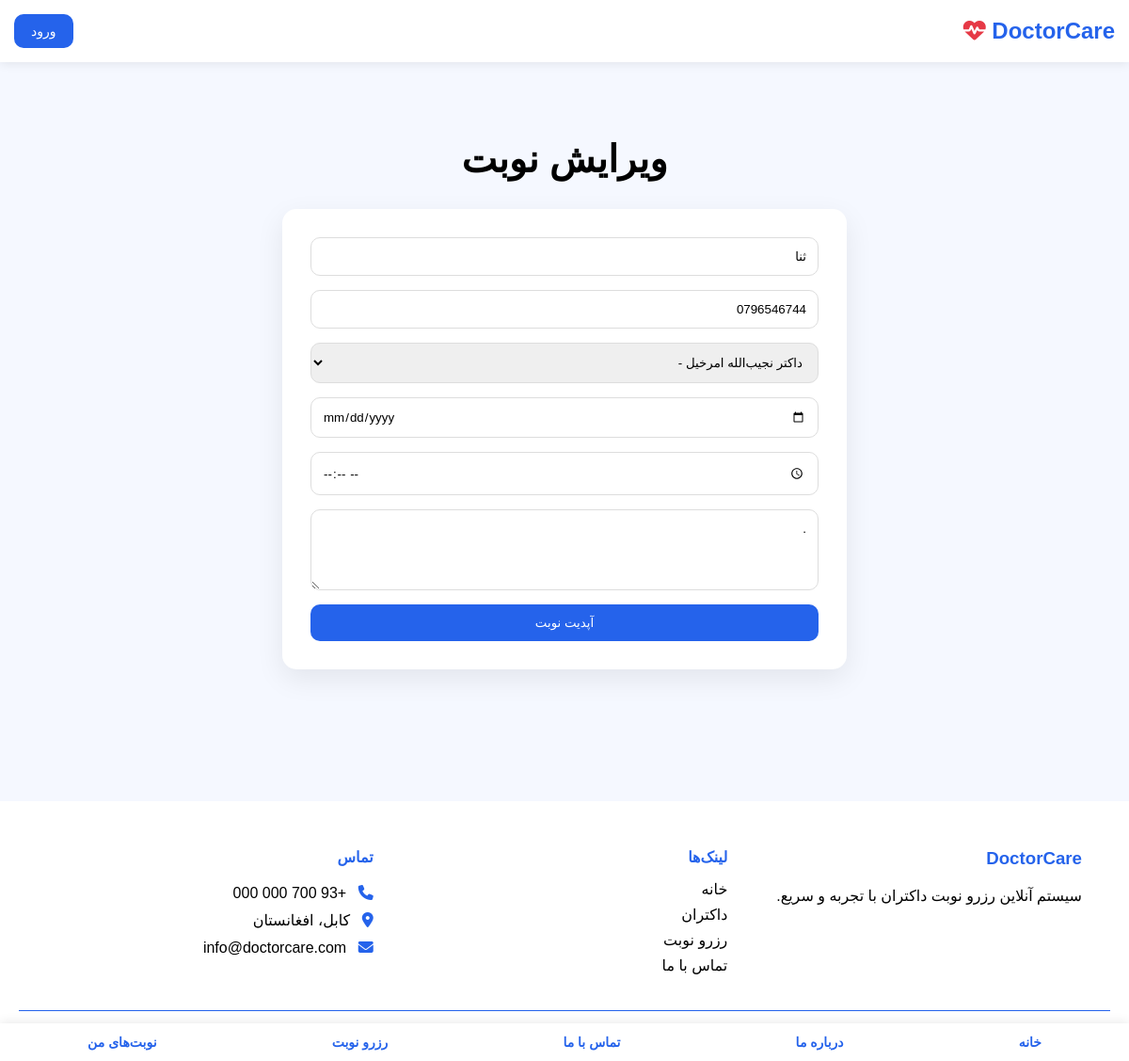
The app's page /edit/10/ with its own data.
### website/models.py (models this page shows, shortened)
class Appointment(models.Model):
    patient_name = models.CharField(max_length=100)
    phone = models.CharField(max_length=20)
    doctor = models.ForeignKey(Doctor, on_delete=models.CASCADE)
    date = models.DateField()
    time = models.TimeField()
    reason = models.TextField()
    created_at = models.DateTimeField(auto_now_add=True)

class Doctor(models.Model):
    name = models.CharField(max_length=100)
    email = models.EmailField(null=True, blank=True)
    experience = models.IntegerField(null=True, blank=True)
    image = models.CharField(max_length=255, null=True, blank=True)
    speciality = models.CharField(max_length=100)

### website/views.py (the view, shortened to what this page needs)
# urls.py: path('edit/<int:id>/', views.edit_appointment, name='edit'),
def edit_appointment(request, id):
    appointment = get_object_or_404(Appointment, id=id)
    doctors = Doctor.objects.all()
    return render(request, 'website/appointment.html', {
        'appointment': appointment,
        'doctors': doctors
    })

### website/templates/website/appointment.html (shortened to what this page needs)
{% extends 'website/base.html' %}
{% block content %}
<section class="appointment">
    <h1>
        {% if appointment %}ویرایش نوبت{% else %}رزرو نوبت داکتر{% endif %}
    </h1>
    <form method="POST">
        <input type="text" name="patient_name"
               value="{{ appointment.patient_name|default:'' }}"
               placeholder="نام مریض" required>
        <input type="text" name="phone"
               value="{{ appointment.phone|default:'' }}"
               placeholder="شماره تماس" required>
        <select name="doctor" required>
            {% for d in doctors %}
                <option value="{{ d.id }}"
                {% if appointment.doctor.id == d.id %}selected{% endif %}>
                    {{ d.name }} - {{ d.specialty }}
                </option>
            {% endfor %}
        </select>
        <input type="date" name="date"
               value="{{ appointment.date|default:'' }}" required>
        <input type="time" name="time"
               value="{{ appointment.time|default:'' }}" required>
        <textarea name="reason" rows="4"
                  placeholder="علت مراجعه">{{ appointment.reason|default:'' }}</textarea>
        <button type="submit">
            {% if appointment %}آپدیت نوبت{% else %}ثبت نوبت{% endif %}
        </button>
    </form>
</section>
{% endblock %}

### website/static/website/css/style.css (style rules this page uses)
* { margin:0; padding:0; box-sizing:border-box; font-family:tahoma,sans-serif; }
body { background:#f5f8ff; max-width:430px; margin:auto; min-height:100vh; }
@media screen and (orientation: landscape) { body { max-width:100%; } }
.appointment, .my-appointments { padding:80px 8%; }
.appointment h1, .my-appointments h1 { text-align:center; margin-bottom:30px; font-size:40px; }
.appointment form { max-width:600px; margin:auto; display:flex; flex-direction:column; gap:15px; background:white; padding:30px; border-radius:15px; box-shadow:0 10px 30px rgba(0,0,0,.08); }
.appointment input, .appointment select, .appointment textarea { padding:12px; border:1px solid #ddd; border-radius:10px; }
.appointment button { background:#2563eb; color:white; padding:12px; border:none; border-radius:10px; cursor:pointer; }

### records on screen
Appointment: patient_name "ثنا", phone "0796546744", doctor "داکتر نجیب‌الله امرخیل -", reason "."
